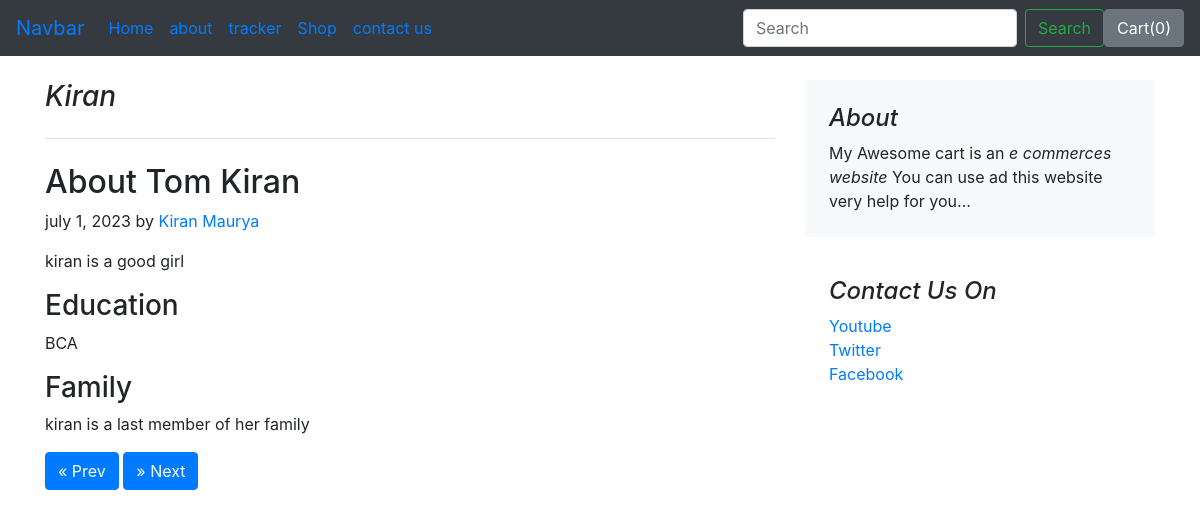
The app's page /blog/blogpost/2 with its own data.
### blog/models.py (models this page shows, shortened)
class BlogPost(models.Model):
    post_id = models.AutoField(primary_key=True)
    title = models.CharField(max_length=50)
    head0 = models.CharField(max_length=50)
    chead0  = models.CharField(max_length=500)
    head1 = models.CharField(max_length=100)
    chead1  = models.CharField(max_length=500)
    head2 = models.CharField(max_length=100)
    chead2  = models.CharField(max_length=500)
    pub_date = models.DateField()
    image = models.ImageField(upload_to = "blog/images",default="")

### blog/views.py (the view)
# urls.py: path("blogpost/<int:id>",views.blogPost, name= 'blogPost')
def blogPost (request,id):
    post = BlogPost.objects.filter(post_id = id)[0]
    return render(request,'blog/blogpost.html', {'post':post,})

### blog/templates/blog/blogpost.html (shortened to what this page needs)
{% extends 'blog/basic.html' %}
{% block body%}
<div class="container my-4">
<div class="row">
    <div class="col-md-8 blog-main">
      <h3 class="pb-4 mb-4 font-italic border-bottom">
        {{post.title}}
      </h3>
      <div class="blog-post">
        <h2 class="blog-post-title"> {{post.head0}}</h2>
        <p class="blog-post-meta">july 1, 2023 by <a href="#">Kiran Maurya</a></p>
       <p> {{post.chead0}}</p>
       <h3>{{post.head1}}</h3>
       <p> {{post.chead1}}</p>
       <h3>{{post.head2}}</h3>
       <p> {{post.chead2}}</p>
       <button type = "button"   id  = "prev" class = "btn btn-primary prev-button">&laquo; Prev </button>
      <button  type = "button" id  = "next" class = "btn btn-primary next-button ">&raquo; Next</button>
      </div>
    </div>
    <aside class="col-md-4 blog-sidebar">
      <div class="p-4 mb-3 bg-light rounded">
        <h4 class="font-italic">About</h4>
        <p class="mb-0">My Awesome cart is an  <em>e commerces website  </em>You can use ad this website very help for you...</p>
      </div>
      <div class="p-4">
        <h4 class="font-italic">Contact Us On</h4>
        <ol class="list-unstyled">
          <li><a href="#">Youtube</a></li>
          <li><a href="#">Twitter</a></li>
          <li><a href="#">Facebook</a></li>
        </ol>
      </div>
    </aside>
  </div>
  </div>
  {% endblock %}

### records on screen
BlogPost: title "Kiran", head0 "About Tom Kiran", chead0 "kiran is a good girl", head1 "Education", chead1 "BCA", head2 "Family", chead2 "kiran is a last member of her family"
